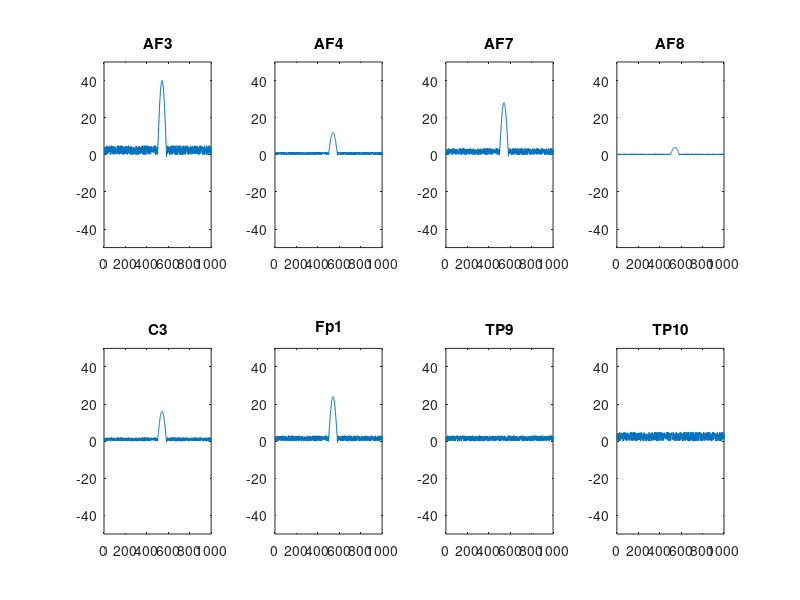

Reproduce this figure in MATLAB. (Note: this script raises an error after producing the figure.)
% rereference demonstration to see the impact of rereferencing on data
% note, this demo uses fake data that has a clear component on Channel 1, AF3, but nowhere else
% make by O. Krigolson, Feb 2019
% note, the effect is maximal on Channel 1 but present on Channels 2 AF4,3 AF7,4 AF8,7 C3,
% and 35 Fp1 to some extent. Channels TP9 63 and TP10 60 are also plotted

clear all;
close all;
clc;

load('rereferenceDemoData.mat');

originalData = EEG.data;
timePoints = [1:1:1000];
reference1 = {'TP9'};
reference2 = {'AF3' 'AF4'};
reference3 = {'AVERAGE'};

% lets look at the data before we do anything
figure;
subplot(2,4,1);
plot(timePoints,originalData(1,:));
ylim([-50 50]);
title('AF3');
subplot(2,4,2);
plot(timePoints,originalData(2,:));
ylim([-50 50]);
title('AF4');
subplot(2,4,3);
plot(timePoints,originalData(3,:));
ylim([-50 50]);
title('AF7');
subplot(2,4,4);
plot(timePoints,originalData(4,:));
ylim([-50 50]);
title('AF8');
subplot(2,4,5);
plot(timePoints,originalData(7,:));
ylim([-50 50]);
title('C3');
subplot(2,4,6);
plot(timePoints,originalData(35,:));
ylim([-50 50]);
title('Fp1');
subplot(2,4,7);
plot(timePoints,originalData(63,:));
ylim([-50 50]);
title('TP9');
subplot(2,4,8);
plot(timePoints,originalData(60,:));
ylim([-50 50]);
title('TP10');

pause;

% now, what happens when we reference to the average of the mastoids
reference1Data = doRereference(originalData,reference1,EEG.chanlocs);
figure;
subplot(2,4,1);
plot(timePoints,originalData(1,:));
hold on;
plot(timePoints,reference1Data(1,:));
hold off;
ylim([-50 50]);
title('Average Mastoid: AF3');
subplot(2,4,2);
plot(timePoints,originalData(2,:));
hold on;
plot(timePoints,reference1Data(2,:));
hold off;
ylim([-50 50]);
title('Average Mastoid: AF4');
subplot(2,4,3);
plot(timePoints,originalData(3,:));
hold on;
plot(timePoints,reference1Data(3,:));
hold off;
ylim([-50 50]);
title('Average Mastoid: AF7');
subplot(2,4,4);
plot(timePoints,originalData(4,:));
hold on;
plot(timePoints,reference1Data(4,:));
hold off;
ylim([-50 50]);
title('Average Mastoid: AF8');
subplot(2,4,5);
plot(timePoints,originalData(7,:));
hold on;
plot(timePoints,reference1Data(7,:));
hold off;
ylim([-50 50]);
title('Average Mastoid: C3');
subplot(2,4,6);
plot(timePoints,originalData(35,:));
hold on;
plot(timePoints,reference1Data(35,:));
hold off;
ylim([-50 50]);
title('Average Mastoid: Fp1');
subplot(2,4,7);
plot(timePoints,originalData(63,:));
hold on;
plot(timePoints,reference1Data(63,:));
hold off;
ylim([-50 50]);
title('Average Mastoid: TP9');
subplot(2,4,8);
plot(timePoints,originalData(60,:));
hold on;
plot(timePoints,reference1Data(60,:));
hold off;
ylim([-50 50]);
title('Average Mastoid: TP10');

pause;
% now, what happens when we reference to the average of the mastoids
reference2Data = doRereference(originalData,reference2,EEG.chanlocs);
figure;
subplot(2,4,1);
plot(timePoints,originalData(1,:));
hold on;
plot(timePoints,reference2Data(1,:));
hold off;
ylim([-50 50]);
title('Average AF3 AF4: AF3');
subplot(2,4,2);
plot(timePoints,originalData(2,:));
hold on;
plot(timePoints,reference2Data(2,:));
hold off;
ylim([-50 50]);
title('Average AF3 AF4: AF4');
subplot(2,4,3);
plot(timePoints,originalData(3,:));
hold on;
plot(timePoints,reference2Data(3,:));
hold off;
ylim([-50 50]);
title('Average AF3 AF4: AF7');
subplot(2,4,4);
plot(timePoints,originalData(4,:));
hold on;
plot(timePoints,reference2Data(4,:));
hold off;
ylim([-50 50]);
title('Average AF3 AF4: AF8');
subplot(2,4,5);
plot(timePoints,originalData(7,:));
hold on;
plot(timePoints,reference2Data(7,:));
hold off;
ylim([-50 50]);
title('Average AF3 AF4: C3');
subplot(2,4,6);
plot(timePoints,originalData(35,:));
hold on;
plot(timePoints,reference2Data(35,:));
hold off;
ylim([-50 50]);
title('Average AF3 AF4: Fp1');
subplot(2,4,7);
plot(timePoints,originalData(63,:));
hold on;
plot(timePoints,reference2Data(63,:));
hold off;
ylim([-50 50]);
title('Average AF3 AF4: TP9');
subplot(2,4,8);
plot(timePoints,originalData(60,:));
hold on;
plot(timePoints,reference2Data(60,:));
hold off;
ylim([-50 50]);
title('Average AF3 AF4: TP10');

pause;
% now, what happens when we reference to the average of the mastoids
reference3Data = doRereference(originalData,reference3,EEG.chanlocs);
figure;
subplot(2,4,1);
plot(timePoints,originalData(1,:));
hold on;
plot(timePoints,reference3Data(1,:));
hold off;
ylim([-50 50]);
title('Average Reference: AF3');
subplot(2,4,2);
plot(timePoints,originalData(2,:));
hold on;
plot(timePoints,reference3Data(2,:));
hold off;
ylim([-50 50]);
title('Average Reference: AF4');
subplot(2,4,3);
plot(timePoints,originalData(3,:));
hold on;
plot(timePoints,reference3Data(3,:));
hold off;
ylim([-50 50]);
title('Average Reference: AF7');
subplot(2,4,4);
plot(timePoints,originalData(4,:));
hold on;
plot(timePoints,reference3Data(4,:));
hold off;
ylim([-50 50]);
title('Average Reference: AF8');
subplot(2,4,5);
plot(timePoints,originalData(7,:));
hold on;
plot(timePoints,reference3Data(7,:));
hold off;
ylim([-50 50]);
title('Average Reference: C3');
subplot(2,4,6);
plot(timePoints,originalData(35,:));
hold on;
plot(timePoints,reference3Data(35,:));
hold off;
ylim([-50 50]);
title('Average Reference: Fp1');
subplot(2,4,7);
plot(timePoints,originalData(63,:));
hold on;
plot(timePoints,reference3Data(63,:));
hold off;
ylim([-50 50]);
title('Average Reference: TP9');
subplot(2,4,8);
plot(timePoints,originalData(60,:));
hold on;
plot(timePoints,reference3Data(60,:));
hold off;
ylim([-50 50]);
title('Average Reference: TP10');